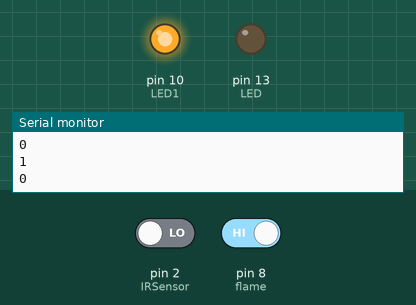
Simulated run of this sketch. Board: Arduino Uno, built with avr-gcc and run on an emulated ATmega328P. Shown: output pins drawn as LEDs (lit = HIGH), the last lines printed to the serial monitor. Inputs (shaded band) come from the test bench; at power-on: pin 2 (IRSensor) LOW, pin 8 (flame) HIGH. The modem accepts every AT command (registered, SIM ready, sends succeed) and sends nothing else.

Above: at 1.3 s.
1.4 s: pin 2 (IRSensor) driven HIGH
At 2.6 s:
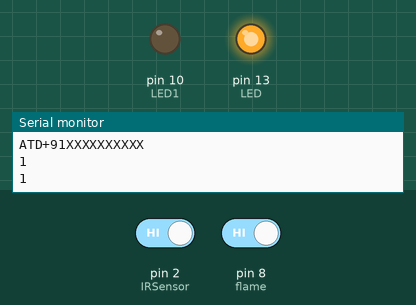
2.9 s: pin 2 (IRSensor) driven LOW
At 4.4 s:
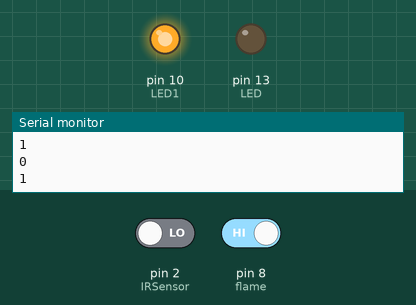
5.1 s: pin 8 (flame) driven LOW
At 6.4 s:
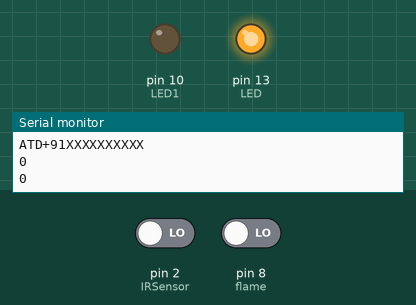
Timing chart, 0 to 8.1 s (numbered marks = the images above; inputs shaded):
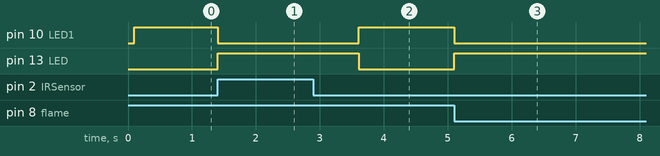

Measured:
- after the input at 1.4 s, pin 10 (LED1): HIGH → LOW at once; pin 13 (LED): LOW → HIGH at once
- after the input at 2.9 s, pin 10 (LED1): LOW → HIGH after 0.71 s; pin 13 (LED): HIGH → LOW after 0.71 s
- after the input at 5.1 s, pin 10 (LED1): HIGH → LOW at once; pin 13 (LED): LOW → HIGH at once

The sketch:

Tiryambake.ino
```cpp
#include <SoftwareSerial.h>
int IRSensor = 2; // connect ir sensor to arduino pin 2
int LED = 13; // conect Led to arduino pin 13
int statusSensor = 0;
//int gas = 7;
int flame= 8;
//int gas_sensor=0;
int flame_sensor=0;
int LED1 = 10;

SoftwareSerial mySerial(4,5);


void setup()
{
  mySerial.begin(9600);   // Setting the baud rate of GSM Module
  Serial.begin(9600);    // Setting the baud rate of Serial Monitor (Arduino)
  delay(100);


  pinMode (IRSensor, INPUT); // sensor pin INPUT
  pinMode (LED, OUTPUT); // Led pin OUTPUT
  pinMode(flame,INPUT);
  //pinMode(gas, INPUT);
  pinMode(LED1,OUTPUT);
}

void loop()
{
   statusSensor = digitalRead (IRSensor);
   flame_sensor=digitalRead(flame);
   //gas_sensor = digitalRead(gas);


  if (statusSensor == 1 ){ //flame_sensor==0 || gas_sensor==0){
    digitalWrite(LED1, LOW);// LED LOW
    digitalWrite(LED,HIGH);

    //delay(5000);

      SendMessage();
      makecall();
  }
  else if (flame_sensor==0) {
    digitalWrite(LED1, LOW);// LED LOW
    digitalWrite(LED,HIGH);

    //delay(5000);

      Flame();
      makecall();
  }


  else
  {
    digitalWrite(LED1, HIGH); // LED High
     digitalWrite(LED,LOW);
  }
  Serial.println(statusSensor);
  Serial.println(flame_sensor);
  //Serial.println(gas_sensor);

}


void SendMessage()
{

  mySerial.println("AT+CMGF=1");    //Sets the GSM Module in Text Mode
  mySerial.println("ATD+91XXXXXXXXXX");
  delay(1000);  // Delay of 1000 milli seconds or 1 second
  mySerial.println("AT+CMGS=\"+91XXXXXXXXXX\"\r"); // Replace x with mobile number
  //delay(1000);
  mySerial.println("DANGER! SOMEONE IS TRYING TO ENTER!!");   // The SMS text you want to send
  //delay(100);
   mySerial.println((char)26);// ASCII code of CTRL+Z
  //delay(1000);
}
void Flame()
{

  mySerial.println("AT+CMGF=1");    //Sets the GSM Module in Text Mode
  mySerial.println("ATD+91XXXXXXXXXX");
  delay(1000);  // Delay of 1000 milli seconds or 1 second
  mySerial.println("AT+CMGS=\"+ATD+91XXXXXXXXX\"\r"); // Replace x with mobile number
  //delay(1000);
  mySerial.println("DANGER! FIRE IN THE OFFFICE!!");   // The SMS text you want to send
  //delay(100);
   mySerial.println((char)26);// ASCII code of CTRL+Z
  //delay(1000);
}

void makecall()
{
  Serial.println("ATD+91XXXXXXXXXX");
}
```
